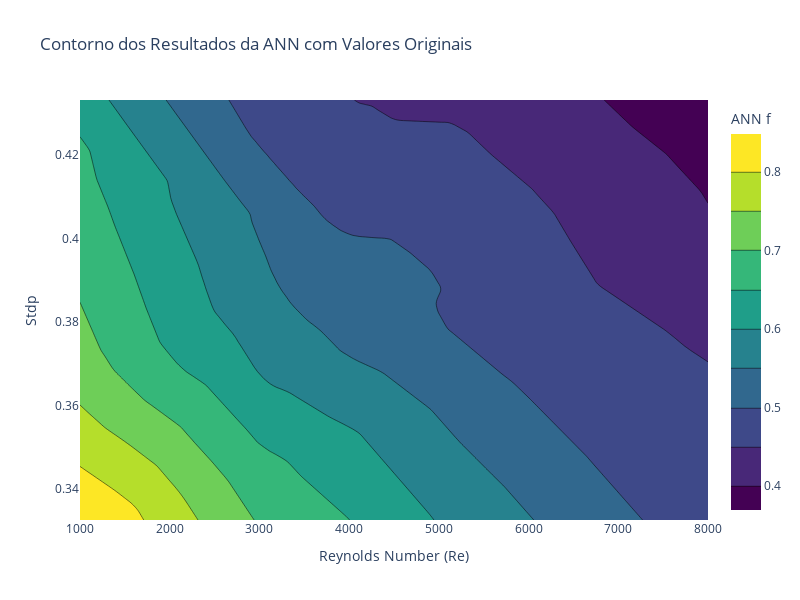

Write notebook code for a chart like this one.
### Code cell
import numpy as np
import plotly.graph_objs as go
import plotly.io as pio

# Definir os intervalos para Re e Stdp
Re_vals = np.linspace(1000, 8000, 100)  # Valores de Reynolds de 1000 a 8000
Stdp_vals = np.linspace(0.3326, 0.4331, 100)  # Valores de Stdp de 0.3326 a 0.4331

# Criar uma grade de Re e Stdp
Re_grid, Stdp_grid = np.meshgrid(Re_vals, Stdp_vals)
grid_points = np.c_[Re_grid.ravel(), Stdp_grid.ravel()]

# Prever os valores de 'f' usando a ANN nos pontos da grade
f_pred_scaled = gsearchcv.predict(scalerx.transform(grid_points))
f_pred = scalery.inverse_transform(f_pred_scaled.reshape(-1, 1))
f_pred_grid = f_pred.reshape(Re_grid.shape)

# Criar o gráfico de contorno 2D para os resultados da ANN
contour_ann = go.Contour(
    z=f_pred_grid, 
    x=Re_vals, 
    y=Stdp_vals, 
    colorscale='Viridis', 
    name='ANN Contour',
    colorbar=dict(title='ANN f')
)

# Scatter plot dos valores originais
scatter_data = go.Scatter(
    x=ANNDF.iloc[:, 0].values,  # Valores de Reynolds
    y=ANNDF.iloc[:, 2].values,  # Valores de Stdp
    mode='markers',
    marker=dict(size=5, color='red'),
    name='Valores Originais'
)

# Definir o layout do gráfico
layout_ann = go.Layout(
    title='Contorno dos Resultados da ANN com Valores Originais',
    xaxis=dict(title='Reynolds Number (Re)'),
    yaxis=dict(title='Stdp'),
    width=800,  # Largura da imagem
    height=600  # Altura da imagem
)

# Criar a figura com o gráfico de contorno da ANN e o scatter plot dos valores originais
fig_ann = go.Figure(data=[contour_ann], layout=layout_ann)

# Mostrar o gráfico
pio.show(fig_ann)

### Figure 1 — Plotly figure (JSON) as saved in the notebook; plotly's stock layout.template omitted (floating-point values rounded to 4 significant figures; data arrays with more than 128 entries replaced by an {"elided": "..."} marker saying what was removed)
{"data": [{"colorbar": {"title": {"text": "ANN f"}}, "colorscale": [[0, "#440154"], [0.1111, "#482878"], [0.2222, "#3e4989"], [0.3333, "#31688e"], [0.4444, "#26828e"], [0.5556, "#1f9e89"], [0.6667, "#35b779"], [0.7778, "#6ece58"], [0.8889, "#b5de2b"], [1, "#fde725"]], "name": "ANN Contour", "type": "contour", "x": [1000, 1071.0, 1141.0, 1212.0, 1283.0, 1354.0, 1424.0, 1495.0, 1566.0, 1636.0, 1707.0, 1778.0, 1848.0, 1919.0, 1990.0, 2061.0, 2131.0, 2202.0, 2273.0, 2343.0, 2414.0, 2485.0, 2556.0, 2626.0, 2697.0, 2768.0, 2838.0, 2909.0, 2980.0, 3051.0, 3121.0, 3192.0, 3263.0, 3333.0, 3404.0, 3475.0, 3545.0, 3616.0, 3687.0, 3758.0, 3828.0, 3899.0, 3970.0, 4040.0, 4111.0, 4182.0, 4253.0, 4323.0, 4394.0, 4465.0, 4535.0, 4606.0, 4677.0, 4747.0, 4818.0, 4889.0, 4960.0, 5030.0, 5101.0, 5172.0, 5242.0, 5313.0, 5384.0, 5455.0, 5525.0, 5596.0, 5667.0, 5737.0, 5808.0, 5879.0, 5949.0, 6020.0, 6091.0, 6162.0, 6232.0, 6303.0, 6374.0, 6444.0, 6515.0, 6586.0, 6657.0, 6727.0, 6798.0, 6869.0, 6939.0, 7010.0, 7081.0, 7152.0, 7222.0, 7293.0, 7364.0, 7434.0, 7505.0, 7576.0, 7646.0, 7717.0, 7788.0, 7859.0, 7929.0, 8000], "y": [0.3326, 0.3336, 0.3346, 0.3356, 0.3367, 0.3377, 0.3387, 0.3397, 0.3407, 0.3417, 0.3428, 0.3438, 0.3448, 0.3458, 0.3468, 0.3478, 0.3488, 0.3499, 0.3509, 0.3519, 0.3529, 0.3539, 0.3549, 0.3559, 0.357, 0.358, 0.359, 0.36, 0.361, 0.362, 0.3631, 0.3641, 0.3651, 0.3661, 0.3671, 0.3681, 0.3691, 0.3702, 0.3712, 0.3722, 0.3732, 0.3742, 0.3752, 0.3763, 0.3773, 0.3783, 0.3793, 0.3803, 0.3813, 0.3823, 0.3834, 0.3844, 0.3854, 0.3864, 0.3874, 0.3884, 0.3894, 0.3905, 0.3915, 0.3925, 0.3935, 0.3945, 0.3955, 0.3966, 0.3976, 0.3986, 0.3996, 0.4006, 0.4016, 0.4026, 0.4037, 0.4047, 0.4057, 0.4067, 0.4077, 0.4087, 0.4098, 0.4108, 0.4118, 0.4128, 0.4138, 0.4148, 0.4158, 0.4169, 0.4179, 0.4189, 0.4199, 0.4209, 0.4219, 0.4229, 0.424, 0.425, 0.426, 0.427, 0.428, 0.429, 0.4301, 0.4311, 0.4321, 0.4331], "z": {"elided": "100x100 float values"}}], "layout": {"height": 600, "title": {"text": "Contorno dos Resultados da ANN com Valores Originais"}, "width": 800, "xaxis": {"title": {"text": "Reynolds Number (Re)"}}, "yaxis": {"title": {"text": "Stdp"}}}}
